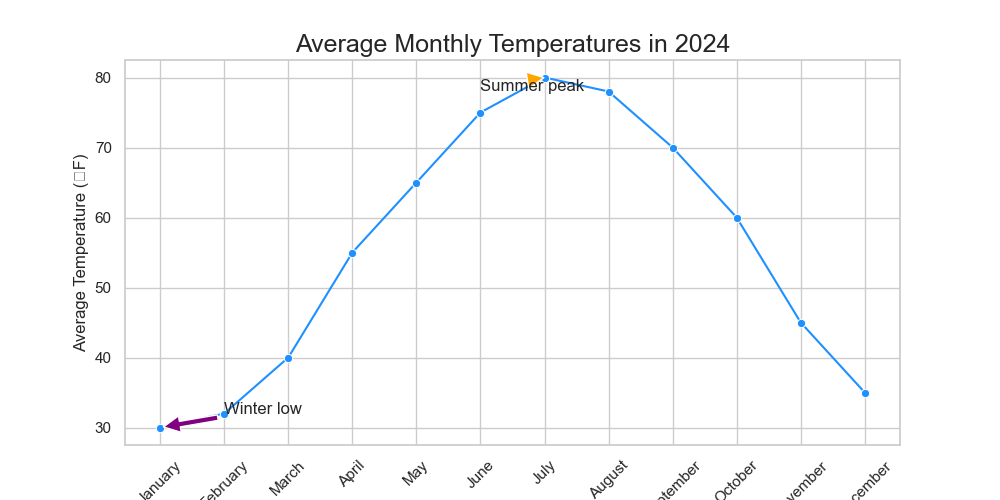

Python code for this plot:

import seaborn as sns
import pandas as pd
import matplotlib.pyplot as plt

# Create a DataFrame from the provided data
data = {
    'Month': ['January', 'February', 'March', 'April', 'May', 'June', 'July', 'August', 'September', 'October', 'November', 'December'],
    'Average_Temperature': [30, 32, 40, 55, 65, 75, 80, 78, 70, 60, 45, 35]
}
df = pd.DataFrame(data)

# Initialize the matplotlib figure
plt.figure(figsize=(10, 5))

# Plotting the line chart
line_plot = sns.lineplot(x='Month', y='Average_Temperature', data=df, color='#1E90FF', marker='o')

# Annotating specific data points
plt.annotate('Summer peak', xy=('July', 80), xytext=('June', 78),
             arrowprops=dict(facecolor='orange', shrink=0.05), fontsize=12)
plt.annotate('Winter low', xy=('January', 30), xytext=('February', 32),
             arrowprops=dict(facecolor='purple', shrink=0.05), fontsize=12)

# Setting the title and labels
plt.title('Average Monthly Temperatures in 2024', fontsize=18)
plt.xlabel('Month', fontsize=12)
plt.ylabel('Average Temperature (°F)', fontsize=12)

# Adjusting the x-axis to show all the months clearly
plt.xticks(rotation=45)

# Show the plot with the customizations
plt.show()
